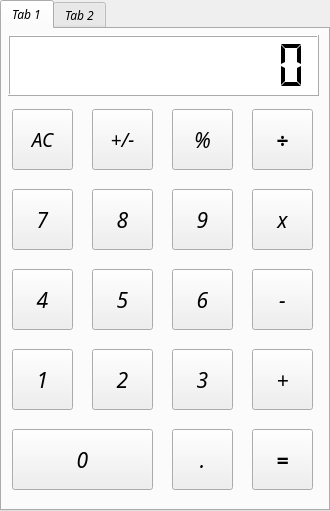
<?xml version="1.0" encoding="UTF-8"?>
<ui version="4.0">
 <class>Calculator</class>
 <widget class="QTabWidget" name="Calculator">
  <property name="geometry">
   <rect>
    <x>0</x>
    <y>0</y>
    <width>330</width>
    <height>511</height>
   </rect>
  </property>
  <property name="font">
   <font>
    <family>Bell MT</family>
    <pointsize>9</pointsize>
    <italic>true</italic>
   </font>
  </property>
  <property name="windowTitle">
   <string>计算器</string>
  </property>
  <property name="currentIndex">
   <number>0</number>
  </property>
  <widget class="QWidget" name="tab_1">
   <attribute name="title">
    <string>Tab 1</string>
   </attribute>
   <widget class="QPushButton" name="pushButton_0">
    <property name="geometry">
     <rect>
      <x>10</x>
      <y>400</y>
      <width>141</width>
      <height>61</height>
     </rect>
    </property>
    <property name="font">
     <font>
      <family>Bell MT</family>
      <pointsize>16</pointsize>
     </font>
    </property>
    <property name="text">
     <string>0</string>
    </property>
   </widget>
   <widget class="QPushButton" name="pushButton_dot">
    <property name="geometry">
     <rect>
      <x>170</x>
      <y>400</y>
      <width>61</width>
      <height>61</height>
     </rect>
    </property>
    <property name="font">
     <font>
      <family>Bell MT</family>
      <pointsize>16</pointsize>
     </font>
    </property>
    <property name="text">
     <string>.</string>
    </property>
   </widget>
   <widget class="QPushButton" name="pushButton_equal">
    <property name="geometry">
     <rect>
      <x>250</x>
      <y>400</y>
      <width>61</width>
      <height>61</height>
     </rect>
    </property>
    <property name="font">
     <font>
      <family>Bell MT</family>
      <pointsize>16</pointsize>
      <weight>75</weight>
      <bold>true</bold>
     </font>
    </property>
    <property name="text">
     <string>=</string>
    </property>
   </widget>
   <widget class="QPushButton" name="pushButton_2">
    <property name="geometry">
     <rect>
      <x>90</x>
      <y>320</y>
      <width>61</width>
      <height>61</height>
     </rect>
    </property>
    <property name="font">
     <font>
      <family>Bell MT</family>
      <pointsize>16</pointsize>
     </font>
    </property>
    <property name="text">
     <string>2</string>
    </property>
   </widget>
   <widget class="QPushButton" name="pushButton_3">
    <property name="geometry">
     <rect>
      <x>170</x>
      <y>320</y>
      <width>61</width>
      <height>61</height>
     </rect>
    </property>
    <property name="font">
     <font>
      <family>Bell MT</family>
      <pointsize>16</pointsize>
     </font>
    </property>
    <property name="text">
     <string>3</string>
    </property>
   </widget>
   <widget class="QPushButton" name="pushButton_1">
    <property name="geometry">
     <rect>
      <x>10</x>
      <y>320</y>
      <width>61</width>
      <height>61</height>
     </rect>
    </property>
    <property name="font">
     <font>
      <family>Bell MT</family>
      <pointsize>16</pointsize>
     </font>
    </property>
    <property name="text">
     <string>1</string>
    </property>
   </widget>
   <widget class="QPushButton" name="pushButton_plus">
    <property name="geometry">
     <rect>
      <x>250</x>
      <y>320</y>
      <width>61</width>
      <height>61</height>
     </rect>
    </property>
    <property name="font">
     <font>
      <family>Bell MT</family>
      <pointsize>16</pointsize>
      <italic>true</italic>
     </font>
    </property>
    <property name="text">
     <string>+</string>
    </property>
   </widget>
   <widget class="QPushButton" name="pushButton_6">
    <property name="geometry">
     <rect>
      <x>170</x>
      <y>240</y>
      <width>61</width>
      <height>61</height>
     </rect>
    </property>
    <property name="font">
     <font>
      <family>Bell MT</family>
      <pointsize>16</pointsize>
     </font>
    </property>
    <property name="text">
     <string>6</string>
    </property>
   </widget>
   <widget class="QPushButton" name="pushButton_7">
    <property name="geometry">
     <rect>
      <x>10</x>
      <y>160</y>
      <width>61</width>
      <height>61</height>
     </rect>
    </property>
    <property name="font">
     <font>
      <family>Bell MT</family>
      <pointsize>16</pointsize>
     </font>
    </property>
    <property name="text">
     <string>7</string>
    </property>
   </widget>
   <widget class="QPushButton" name="pushButton_8">
    <property name="geometry">
     <rect>
      <x>90</x>
      <y>160</y>
      <width>61</width>
      <height>61</height>
     </rect>
    </property>
    <property name="font">
     <font>
      <family>Bell MT</family>
      <pointsize>16</pointsize>
     </font>
    </property>
    <property name="text">
     <string>8</string>
    </property>
   </widget>
   <widget class="QPushButton" name="pushButton_4">
    <property name="geometry">
     <rect>
      <x>10</x>
      <y>240</y>
      <width>61</width>
      <height>61</height>
     </rect>
    </property>
    <property name="font">
     <font>
      <family>Bell MT</family>
      <pointsize>16</pointsize>
     </font>
    </property>
    <property name="text">
     <string>4</string>
    </property>
   </widget>
   <widget class="QPushButton" name="pushButton_minus">
    <property name="geometry">
     <rect>
      <x>250</x>
      <y>240</y>
      <width>61</width>
      <height>61</height>
     </rect>
    </property>
    <property name="font">
     <font>
      <family>Bell MT</family>
      <pointsize>16</pointsize>
     </font>
    </property>
    <property name="text">
     <string>-</string>
    </property>
   </widget>
   <widget class="QPushButton" name="pushButton_5">
    <property name="geometry">
     <rect>
      <x>90</x>
      <y>240</y>
      <width>61</width>
      <height>61</height>
     </rect>
    </property>
    <property name="font">
     <font>
      <family>Bell MT</family>
      <pointsize>16</pointsize>
     </font>
    </property>
    <property name="text">
     <string>5</string>
    </property>
   </widget>
   <widget class="QPushButton" name="pushButton_9">
    <property name="geometry">
     <rect>
      <x>170</x>
      <y>160</y>
      <width>61</width>
      <height>61</height>
     </rect>
    </property>
    <property name="font">
     <font>
      <family>Bell MT</family>
      <pointsize>16</pointsize>
     </font>
    </property>
    <property name="text">
     <string>9</string>
    </property>
   </widget>
   <widget class="QPushButton" name="pushButton_multi">
    <property name="geometry">
     <rect>
      <x>250</x>
      <y>160</y>
      <width>61</width>
      <height>61</height>
     </rect>
    </property>
    <property name="font">
     <font>
      <family>Bell MT</family>
      <pointsize>16</pointsize>
     </font>
    </property>
    <property name="text">
     <string>x</string>
    </property>
   </widget>
   <widget class="QPushButton" name="pushButton_sign">
    <property name="geometry">
     <rect>
      <x>90</x>
      <y>80</y>
      <width>61</width>
      <height>61</height>
     </rect>
    </property>
    <property name="font">
     <font>
      <family>Bell MT</family>
      <pointsize>14</pointsize>
     </font>
    </property>
    <property name="text">
     <string>+/-</string>
    </property>
   </widget>
   <widget class="QPushButton" name="pushButton_percent">
    <property name="geometry">
     <rect>
      <x>170</x>
      <y>80</y>
      <width>61</width>
      <height>61</height>
     </rect>
    </property>
    <property name="font">
     <font>
      <family>Bell MT</family>
      <pointsize>16</pointsize>
     </font>
    </property>
    <property name="text">
     <string>%</string>
    </property>
   </widget>
   <widget class="QPushButton" name="pushButton_divide">
    <property name="geometry">
     <rect>
      <x>250</x>
      <y>80</y>
      <width>61</width>
      <height>61</height>
     </rect>
    </property>
    <property name="font">
     <font>
      <family>Bell MT</family>
      <pointsize>16</pointsize>
      <weight>75</weight>
      <italic>false</italic>
      <bold>true</bold>
     </font>
    </property>
    <property name="autoFillBackground">
     <bool>false</bool>
    </property>
    <property name="styleSheet">
     <string notr="true"/>
    </property>
    <property name="text">
     <string>÷</string>
    </property>
   </widget>
   <widget class="QPushButton" name="pushButton_clear">
    <property name="geometry">
     <rect>
      <x>10</x>
      <y>80</y>
      <width>61</width>
      <height>61</height>
     </rect>
    </property>
    <property name="font">
     <font>
      <family>Bell MT</family>
      <pointsize>14</pointsize>
     </font>
    </property>
    <property name="text">
     <string>AC</string>
    </property>
   </widget>
   <widget class="QLCDNumber" name="lcdNumber">
    <property name="geometry">
     <rect>
      <x>6</x>
      <y>6</y>
      <width>311</width>
      <height>61</height>
     </rect>
    </property>
    <property name="styleSheet">
     <string notr="true">background-color: rgb(255, 255, 255);</string>
    </property>
    <property name="smallDecimalPoint">
     <bool>true</bool>
    </property>
    <property name="digitCount">
     <number>10</number>
    </property>
    <property name="segmentStyle">
     <enum>QLCDNumber::Flat</enum>
    </property>
   </widget>
   <zorder>pushButton_0</zorder>
   <zorder>pushButton_dot</zorder>
   <zorder>pushButton_equal</zorder>
   <zorder>pushButton_2</zorder>
   <zorder>pushButton_3</zorder>
   <zorder>pushButton_1</zorder>
   <zorder>pushButton_plus</zorder>
   <zorder>pushButton_6</zorder>
   <zorder>pushButton_7</zorder>
   <zorder>pushButton_8</zorder>
   <zorder>pushButton_4</zorder>
   <zorder>pushButton_minus</zorder>
   <zorder>pushButton_5</zorder>
   <zorder>pushButton_9</zorder>
   <zorder>pushButton_multi</zorder>
   <zorder>pushButton_percent</zorder>
   <zorder>pushButton_divide</zorder>
   <zorder>pushButton_clear</zorder>
   <zorder>lcdNumber</zorder>
   <zorder>pushButton_sign</zorder>
  </widget>
  <widget class="QWidget" name="tab_2">
   <attribute name="title">
    <string>Tab 2</string>
   </attribute>
   <widget class="QPushButton" name="pushButton_reciprocal">
    <property name="geometry">
     <rect>
      <x>10</x>
      <y>80</y>
      <width>61</width>
      <height>61</height>
     </rect>
    </property>
    <property name="font">
     <font>
      <family>Bell MT</family>
      <pointsize>14</pointsize>
      <italic>true</italic>
     </font>
    </property>
    <property name="text">
     <string>1/x</string>
    </property>
   </widget>
   <widget class="QPushButton" name="pushButton_factorial">
    <property name="geometry">
     <rect>
      <x>90</x>
      <y>80</y>
      <width>61</width>
      <height>61</height>
     </rect>
    </property>
    <property name="font">
     <font>
      <family>Bell MT</family>
      <pointsize>16</pointsize>
      <italic>true</italic>
     </font>
    </property>
    <property name="text">
     <string>x!</string>
    </property>
   </widget>
   <widget class="QPushButton" name="pushButton_cos">
    <property name="geometry">
     <rect>
      <x>170</x>
      <y>160</y>
      <width>61</width>
      <height>61</height>
     </rect>
    </property>
    <property name="font">
     <font>
      <family>Bell MT</family>
      <pointsize>16</pointsize>
      <italic>true</italic>
     </font>
    </property>
    <property name="text">
     <string>cos</string>
    </property>
   </widget>
   <widget class="QPushButton" name="pushButton_sin">
    <property name="geometry">
     <rect>
      <x>90</x>
      <y>160</y>
      <width>61</width>
      <height>61</height>
     </rect>
    </property>
    <property name="font">
     <font>
      <family>Bell MT</family>
      <pointsize>16</pointsize>
      <italic>true</italic>
     </font>
    </property>
    <property name="text">
     <string>sin</string>
    </property>
   </widget>
   <widget class="QPushButton" name="pushButton_tan">
    <property name="geometry">
     <rect>
      <x>10</x>
      <y>160</y>
      <width>61</width>
      <height>61</height>
     </rect>
    </property>
    <property name="font">
     <font>
      <family>Bell MT</family>
      <pointsize>16</pointsize>
      <italic>true</italic>
     </font>
    </property>
    <property name="text">
     <string>tan</string>
    </property>
   </widget>
   <widget class="QPushButton" name="pushButton_ln">
    <property name="geometry">
     <rect>
      <x>250</x>
      <y>80</y>
      <width>61</width>
      <height>61</height>
     </rect>
    </property>
    <property name="font">
     <font>
      <family>Bell MT</family>
      <pointsize>16</pointsize>
      <italic>true</italic>
     </font>
    </property>
    <property name="text">
     <string>ln</string>
    </property>
   </widget>
   <widget class="QPushButton" name="pushButton_right">
    <property name="geometry">
     <rect>
      <x>90</x>
      <y>320</y>
      <width>61</width>
      <height>61</height>
     </rect>
    </property>
    <property name="font">
     <font>
      <family>Arial Unicode MS</family>
      <pointsize>16</pointsize>
      <italic>false</italic>
     </font>
    </property>
    <property name="text">
     <string>)</string>
    </property>
   </widget>
   <widget class="QPushButton" name="pushButton_left">
    <property name="geometry">
     <rect>
      <x>10</x>
      <y>320</y>
      <width>61</width>
      <height>61</height>
     </rect>
    </property>
    <property name="font">
     <font>
      <family>Arial Unicode MS</family>
      <pointsize>16</pointsize>
      <italic>false</italic>
     </font>
    </property>
    <property name="cursor">
     <cursorShape>ArrowCursor</cursorShape>
    </property>
    <property name="text">
     <string>(</string>
    </property>
   </widget>
   <widget class="QPushButton" name="pushButton_sqrt">
    <property name="geometry">
     <rect>
      <x>10</x>
      <y>240</y>
      <width>61</width>
      <height>61</height>
     </rect>
    </property>
    <property name="font">
     <font>
      <family>Bell MT</family>
      <pointsize>16</pointsize>
     </font>
    </property>
    <property name="text">
     <string>√</string>
    </property>
   </widget>
   <widget class="QPushButton" name="pushButton_pai">
    <property name="geometry">
     <rect>
      <x>170</x>
      <y>80</y>
      <width>61</width>
      <height>61</height>
     </rect>
    </property>
    <property name="font">
     <font>
      <family>Bell MT</family>
      <pointsize>16</pointsize>
      <italic>true</italic>
     </font>
    </property>
    <property name="text">
     <string>π</string>
    </property>
   </widget>
   <widget class="QPushButton" name="pushButton_e">
    <property name="geometry">
     <rect>
      <x>250</x>
      <y>160</y>
      <width>61</width>
      <height>61</height>
     </rect>
    </property>
    <property name="font">
     <font>
      <family>Bell MT</family>
      <pointsize>16</pointsize>
      <italic>true</italic>
     </font>
    </property>
    <property name="text">
     <string>e</string>
    </property>
   </widget>
   <widget class="QPushButton" name="pushButton_binary">
    <property name="geometry">
     <rect>
      <x>90</x>
      <y>240</y>
      <width>61</width>
      <height>61</height>
     </rect>
    </property>
    <property name="font">
     <font>
      <family>Bell MT</family>
      <pointsize>14</pointsize>
      <italic>true</italic>
     </font>
    </property>
    <property name="text">
     <string>toB</string>
    </property>
   </widget>
   <widget class="QPushButton" name="pushButton_decimal">
    <property name="geometry">
     <rect>
      <x>170</x>
      <y>240</y>
      <width>61</width>
      <height>61</height>
     </rect>
    </property>
    <property name="font">
     <font>
      <family>Bell MT</family>
      <pointsize>14</pointsize>
      <italic>true</italic>
     </font>
    </property>
    <property name="text">
     <string>toD</string>
    </property>
   </widget>
   <widget class="QPushButton" name="pushButton_hex">
    <property name="geometry">
     <rect>
      <x>250</x>
      <y>240</y>
      <width>61</width>
      <height>61</height>
     </rect>
    </property>
    <property name="font">
     <font>
      <family>Bell MT</family>
      <pointsize>14</pointsize>
      <italic>true</italic>
     </font>
    </property>
    <property name="text">
     <string>toH</string>
    </property>
   </widget>
   <widget class="QLCDNumber" name="lcdNumber_2">
    <property name="geometry">
     <rect>
      <x>10</x>
      <y>10</y>
      <width>311</width>
      <height>61</height>
     </rect>
    </property>
    <property name="styleSheet">
     <string notr="true">background-color: rgb(255, 255, 255);</string>
    </property>
    <property name="frameShadow">
     <enum>QFrame::Raised</enum>
    </property>
    <property name="smallDecimalPoint">
     <bool>true</bool>
    </property>
    <property name="digitCount">
     <number>10</number>
    </property>
    <property name="segmentStyle">
     <enum>QLCDNumber::Flat</enum>
    </property>
   </widget>
   <widget class="QPushButton" name="pushButton">
    <property name="geometry">
     <rect>
      <x>170</x>
      <y>320</y>
      <width>61</width>
      <height>61</height>
     </rect>
    </property>
    <property name="font">
     <font>
      <pointsize>16</pointsize>
      <italic>true</italic>
     </font>
    </property>
    <property name="text">
     <string>del</string>
    </property>
   </widget>
  </widget>
 </widget>
 <resources/>
 <connections/>
</ui>
